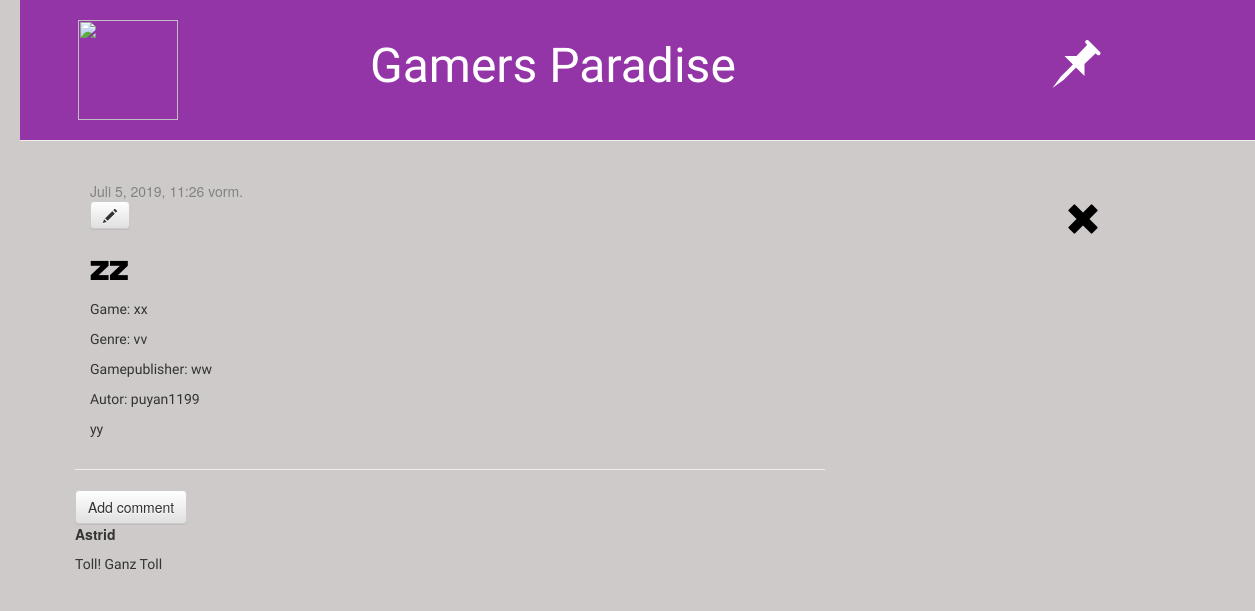
Screenshot of /post/17/ (signed in) with the database file from the repository.
### blog/models.py (models this page shows, shortened)
class Post(models.Model):
    author = models.ForeignKey(settings.AUTH_USER_MODEL, on_delete=models.CASCADE)
    title = models.CharField(max_length=200)
    text = models.TextField()
    created_date = models.DateTimeField(default=timezone.now)
    published_date = models.DateTimeField(blank=True, null=True)
    game = models.CharField(max_length=200, default=' ')
    gamepublisher = models.CharField(max_length=200, default=' ')
    genre = models.CharField(max_length=200, default=' ')

class Comment(models.Model):
    post = models.ForeignKey('blog.Post', on_delete=models.CASCADE, related_name='comments')
    author = models.CharField(max_length=200)
    text = models.TextField()
    approved_comment = models.BooleanField(default=False)

### blog/views.py (the view)
# urls.py: path('post/<int:pk>/', views.post_detail, name='post_detail'),
def post_detail(request, pk):
    post = get_object_or_404(Post, pk=pk)
    return render(request, 'blog/post_detail.html', {'post': post})

### blog/templates/blog/post_detail.html
{% extends 'blog/base.html' %}
{% block content %}
<div class="container">
<div class="row">
    <div class="col-md-10">
        <div class="post">
            {% if post.published_date %}
                <div class="date">
                    {{ post.published_date }}
                </div>
            {% endif %}
            {% if user.is_authenticated %}
        <a class="btn btn-default" href="{% url 'post_edit' pk=post.pk %}"><span class="glyphicon glyphicon-pencil"></span></a>
            {% endif %}
            <h1><a>{{ post.title }}</a></h1>
            <p> Game: {{ post.game|linebreaksbr }}</p>
            <p> Genre: {{ post.genre|linebreaksbr }}</p>
            <p> Gamepublisher: {{ post.gamepublisher|linebreaksbr }}</p>
            <p> Autor: {{ post.author|linebreaksbr }}</p>
            <p>{{ post.text|linebreaksbr }}</p>
        </div> </div>
        <div class="col-md-2">
                <h1><a href="{% url 'post_list' %}" class="top-menu"><span class="glyphicon glyphicon-remove"></span></a></h1>
            </div>
    </div>
    </div>
        <hr>
        <a class="btn btn-default" href="{% url 'add_comment_to_post' pk=post.pk %}">Add comment</a>
    {% for comment in post.comments.all %}
        <div class="comment">
            <strong>{{ comment.author }}</strong>
            <p>{{ comment.text|linebreaks }}</p>
        </div>
    {% empty %}
    <p>Keine Kommentare</p>
{% endfor %}
{% endblock %}

### blog/static/css/blog.css (style rules this page uses)
h1 a { color: rgb(0, 0, 0); font-family: 'Russo One', sans-serif; }
body { padding-left: 20px; background-color: rgb(206, 202, 202); }
h1, h2, h3, h4 { font-family: 'Russo One', sans-serif; color:black; }
p { font-family: 'Saira Semi Condensed', sans-serif; }
.date { color: #828282; }

### rows the page displays
Post: published_date "Juli 5, 2019, 11:26 vorm.", title "zz", game "xx", genre "vv", gamepublisher "ww", author "puyan1199", text "yy"
Comment: author "Astrid", text "Toll! Ganz Toll"
